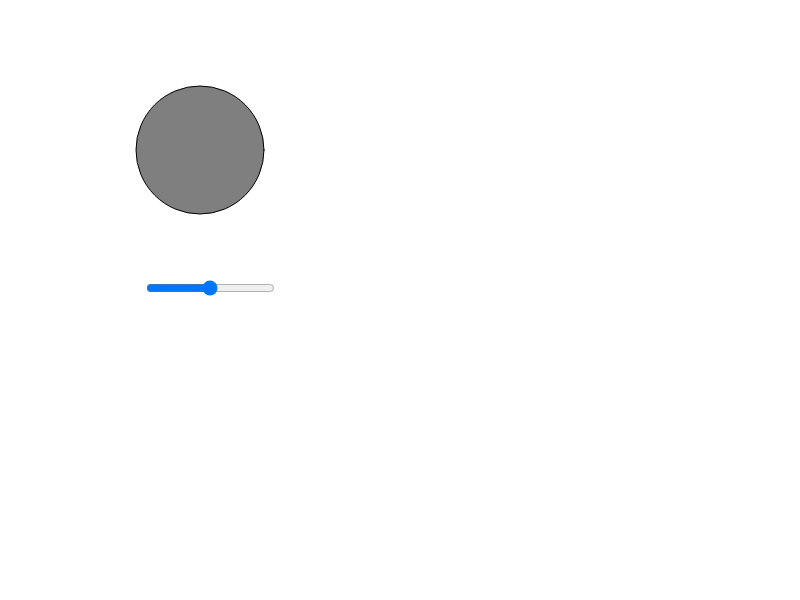
Frame 1 (no input)
Frame 60 (no input): identical to frame 1, image omitted
Frame 120 (the mouse pressed at the canvas centre since frame 60): identical to frame 1, image omitted

The p5.js sketch that drew this single still picture (run headless with seeded random() and noise() and a simulated clock; from frame 60 on, the mouse is pressed at the canvas centre):

// p5.js sketch
// ── sketch.js
// 1:13

var slider;

function setup() {
  createCanvas(displayWidth,displayHeight);
  circlecolor = color(255);
  
  slider = createSlider(0,255,127);
  slider.position(width/4-56,height/4+128);

}

function draw() {
  clear();
  fill(slider.value());
  ellipse(width/4,height/4,128,128);
}
